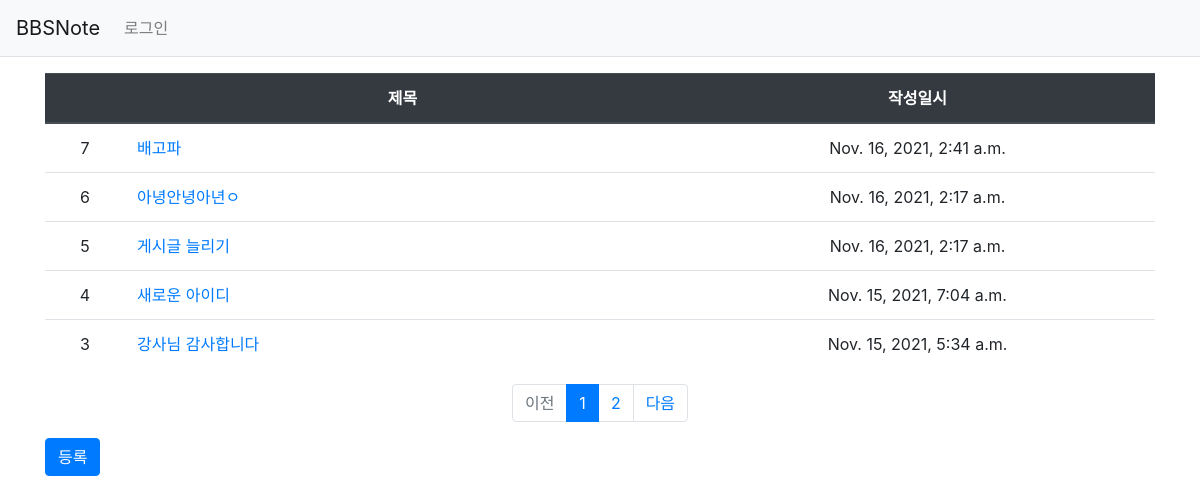
The app's page /bbsnote/ with its own data.
### bbsnote/models.py (models this page shows, shortened)
class Board(models.Model): #게시글 모델
    subject = models.CharField(max_length=200)
    content = models.TextField()
    create_date = models.DateTimeField()

### bbsnote/views.py (the view)
# urls.py: path('', views.index, name='index'),
def index(request):
    page = request.GET.get('page', 1)
    board_list = Board.objects.order_by('-create_date')
    paginator = Paginator(board_list,5)
    page_obj = paginator.get_page(page)
    context = {'board_list' : page_obj}
    return render(request, 'bbsnote/board_list.html', context)

### bbsnote/templatetags/bbsnote_filter.py (called while the page is built)
@register.filter
def sub(value, arg):
    return value - arg

### templates/bbsnote/board_list.html (shortened to what this page needs)
{% extends 'base.html' %}
{% load bbsnote_filter %}
{% block content %}
<div class="container my-3">
    <table class="table">
        <thead>
        <tr class="text-center thead-dark">
            <th></th>
            <th style="width:50%">제목</th>
            <th>작성일시</th>
        </tr>
        </thead>
        <tbody>
        {% if board_list %}
            {% for board in board_list %}
            <tr class="text-center">
                <td>{{ board_list.paginator.count|sub:board_list.start_index|sub:forloop.counter0|add:1 }}</td>
                <td class="text-left">
                    <a href="{% url 'bbsnote:detail' board.id %}">{{ board.subject }}</a>
                </td>
                <td>{{ board.create_date }}</td>
            </tr>
            {% endfor %}
            {% else %}
            <tr>
                <td colspan="3">글이 없습니다.</td>
            </tr>
            {% endif %}
            </tbody>
        </table>
            <ul class="pagination justify-content-center">
                {% if board_list.has_previous %}
                <li class="page-item">
                    <a class="page-link" data-page="{{ board_list.previous_page_number }}" href="#">이전</a>
                </li>
                {% else %}
                <li class="page-item disabled">
                    <a class="page-link" tabindex="-1" aria-disabled="true" href="#">이전</a>
                </li>
                {% endif %}
                {% for page_number in board_list.paginator.page_range %}
                {% if page_number >= board_list.number|add:-5 and page_number <= board_list.number|add:5 %}
                    {% if page_number == board_list.number %}
                    <li class="page-item active" aria-current="page">
                        <a class="page-link" data-page="{{ page_number }}" href="#">{{ page_number }}</a>
                    </li>
                    {% else %}
                    <li class="page-item">
                        <a class="page-link" data-page="{{ page_number }}" href="#">{{ page_number }}</a>
                    </li>
                    {% endif %}
                {% endif %}
                {% endfor %}
                {% if board_list.has_next %}
                <li class="page-item">
                    <a class="page-link" data-page="{{ board_list.next_page_number }}" href="#">다음</a>
                </li>
                {% else %}
                <li class="page-item disabled">
                    <a class="page-link" tabindex="-1" aria-disabled="true" href="#">다음</a>
                </li>
                {% endif %}
            </ul>
        <a href="{% url 'bbsnote:board_create' %}" class="btn btn-primary">등록</a>
    </div>
    {% endblock %}

### templates/base.html (shortened to what this page needs)
{% load static %}
<!doctype html>
<html lang="ko">
<head>
    <link rel="stylesheet" type="text/css" href="{% static 'bootstrap.min.css' %}">
</head>
<body>
{% include "navbar.html" %}
{% block content %}
{% endblock %}
</body>
</html>

### templates/navbar.html (shortened to what this page needs)
<nav class="navbar navbar-expand-lg navbar-light bg-light border-bottom">
    <a class="navbar-brand" href="{% url 'bbsnote:index' %}">BBSNote</a>
    <div class="collapse navbar-collapse flex-grow-0" id="navbarNav">
        <ul class="navbar-nav">
            <li class="nav-item ">
                {% if user.is_authenticated %}
                <a class="nav-link" href="{% url 'common:logout' %}">{{ user.username}} (로그아웃)</a>
                {% else %}
                <a class="nav-link" href="{% url 'common:login' %}">로그인</a>
                {% endif %}
            </li>
        </ul>
    </div>
</nav>

### records on screen
Board: paginator.count|sub "7", subject "배고파", create_date "Nov. 16, 2021, 2:41 a.m."
Board: paginator.count|sub "6", subject "아녕안녕아년ㅇ", create_date "Nov. 16, 2021, 2:17 a.m."
Board: paginator.count|sub "5", subject "게시글 늘리기", create_date "Nov. 16, 2021, 2:17 a.m."
Board: paginator.count|sub "4", subject "새로운 아이디", create_date "Nov. 15, 2021, 7:04 a.m."
Board: paginator.count|sub "3", subject "강사님 감사합니다", create_date "Nov. 15, 2021, 5:34 a.m."

### other values on screen
{{ page_number }} "1"
{{ page_number }} "2"
